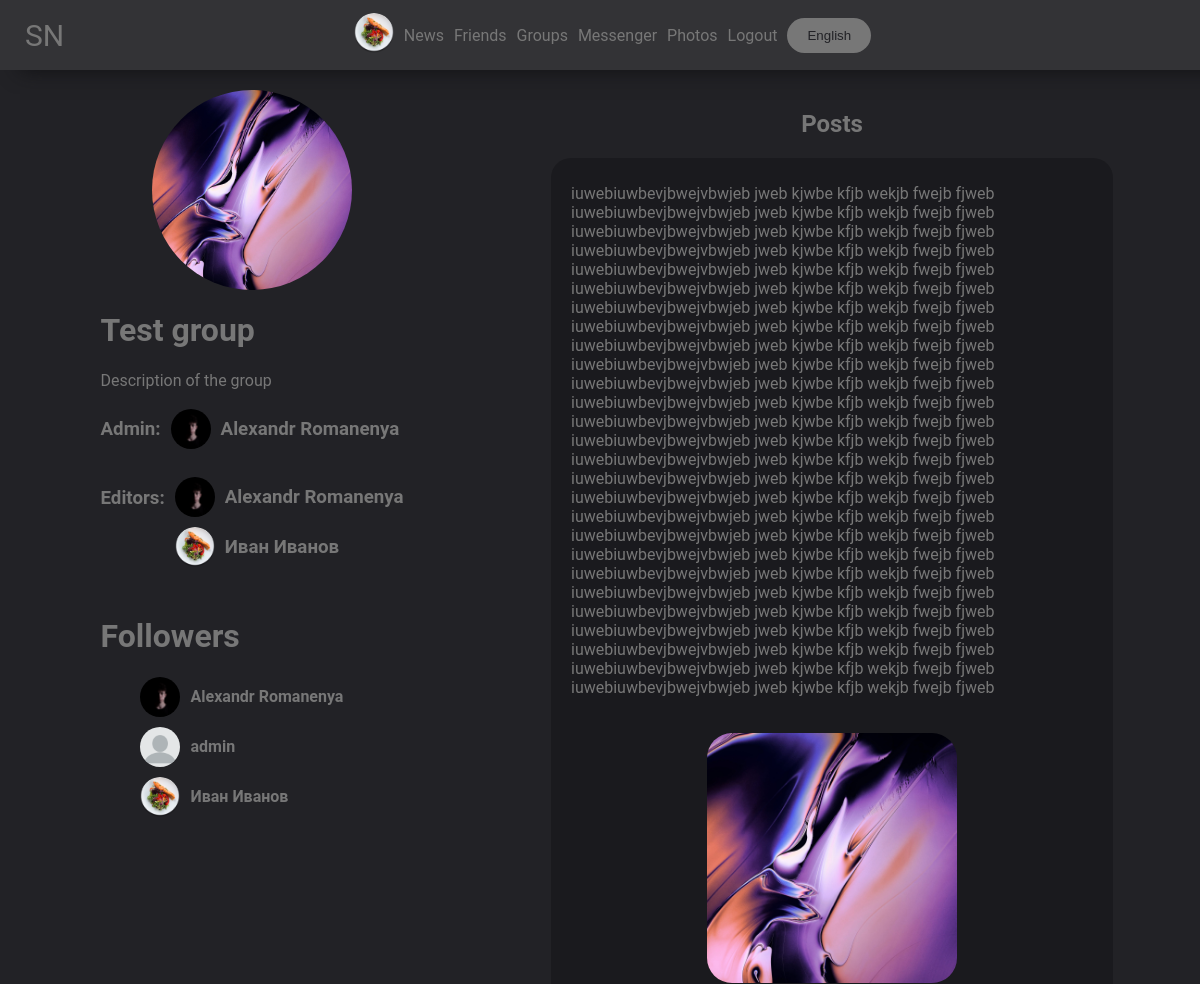
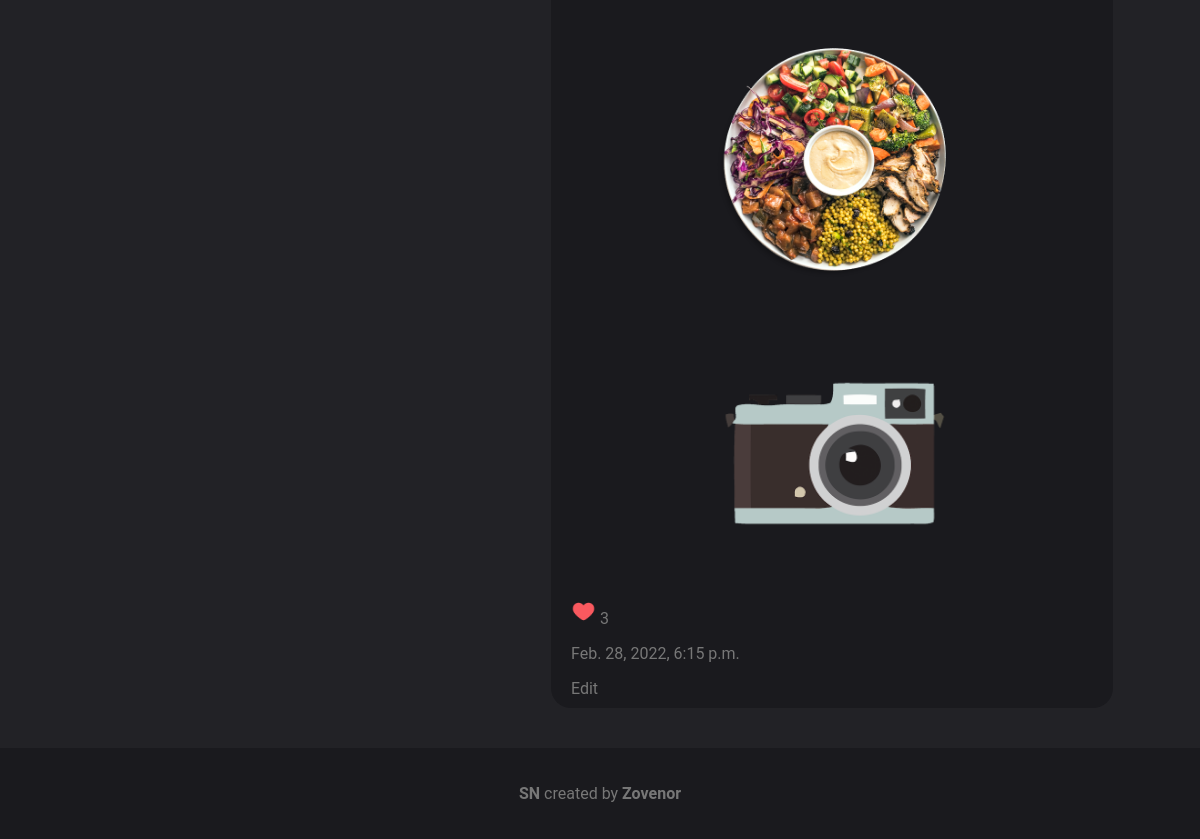
Page /test_group (signed in) on the committed database (2 pictures, top to bottom).
### mainpage/models.py (models this page shows, shortened)
class UserDetail(models.Model):
    user = models.ForeignKey(User, on_delete=models.CASCADE)
    age = models.DateField(null=True, blank=True)
    photo = models.ForeignKey(Photo, on_delete=models.SET_NULL, null=True, blank=True)
    permissions = models.CharField(max_length=10, default="public")
    country = models.CharField(max_length=100, null=True, blank=True)
    city = models.CharField(max_length=100, null=True, blank=True)
    sex = models.CharField(max_length=10, choices=(('male', 'male'), ('female', 'female'), ('None', 'None')),
                           default=('None', 'None'))
    def get_photo(self):
        if self.photo:
            return self.photo
        else:
            return settings.STATIC_URL + "/mainpage/img/user.png"

class Photo(models.Model):
    photo = models.ImageField(upload_to='photos')
    date = models.DateTimeField(auto_now=True)
    user = models.ForeignKey(User, on_delete=models.SET_NULL, null=True)
    permissions = models.CharField(max_length=10, default="public")
    def __str__(self):
        return self.photo.url

class Group(models.Model):
    followers = models.ManyToManyField(UserDetail, related_name="followers")
    name = models.CharField(max_length=250)
    description = models.TextField(null=True, blank=True)
    groupname = models.CharField(max_length=100, unique=True)
    photo = models.ForeignKey(Photo, on_delete=models.SET_NULL, null=True, blank=True)
    admin = models.ForeignKey(UserDetail, on_delete=models.SET_NULL, null=True, blank=True)
    editors = models.ManyToManyField(UserDetail, related_name="editors")
    def get_photo(self):
        if self.photo:
            return self.photo
        else:
            return settings.STATIC_URL + "/mainpage/img/group.jpg"

class Post(models.Model):
    author = models.CharField(max_length=100, null=True, blank=True)
    text = models.TextField()
    photos = models.ManyToManyField(Photo, related_name="photos")
    pinned = models.BooleanField(default=False)
    date = models.DateTimeField(auto_now=True)
    likes = models.ManyToManyField(UserDetail)
    def count_likes(self):
        return self.likes.count()

### mainpage/views.py (the view, shortened to what this page needs)
# urls.py: path('<str:name>', views.AccountView.as_view()),
class AccountView(View):
    def get(self, request, name):
        return AccountIDView.get(self, request, name=name)

### mainpage/views.py (called while the page is built)
def base(func):
    def wrapper(self, request, content={}, *args, **kwargs):
        if request.user.is_authenticated:
            content.update({'your_user': UserDetail.objects.get(user=request.user)})
        return func(self, request, content=content, **kwargs)
    return wrapper

def get_wordlist(request):
    langs_list = {
        'en': langs.EN,
        'ru': langs.RU,
    }
    if 'lang' in request.COOKIES:
        lang = request.COOKIES['lang']
        try:
            return langs_list[lang]
        except:
            return langs_list['en']
    else:
        return langs_list['en']

### mainpage/templates/mainpage/group.html (shortened to what this page needs)
{% extends 'mainpage/base.html' %}
{% load static %}
{% block content %}
    <link rel="stylesheet" href="{% static 'mainpage/group.css' %}">
    <div class="group">
        {% if edit == True %}
            <form method="POST" enctype="multipart/form-data">
                {% csrf_token %}
                <div style="background-image: url('{{ group.get_photo }}')" class="group_photo"></div>
                <p><input name="photo" accept="image/*,image/jpeg" type="file"></p>
                <a href="?choose_photo=True" class="button">Choose a photo</a>
                <a href="?rm_photo=True" class="button">Remove the photo</a>
                <p><input name="name" value="{{ group.name }}"></p>
                <textarea name="description">{{ group.description }}</textarea>
                <h3 style="display: flex; align-items: center;">
                    <span>{{ list.admin }}:</span>
                    <select name="admin">
                        {% for el in editors %}
                            <option {% if el == group.admin %}selected{% endif %}
                                    value="{{ el.user.username }}">{{ el.user.first_name }} {{ el.user.last_name }}
                                ({{ el.user }})
                            </option>
                        {% endfor %}
                    </select>
                </h3>
                <h3 style="display: flex; align-items: center;">
                    <span>{{ list.editors }} ({{ list.del_editor }}):</span>
                    <select name="editors" multiple>
                        {% for el in editors %}
                            <option value="{{ el.user.username }}">{{ el.user.first_name }} {{ el.user.last_name }}
                                ({{ el.user }})
                            </option>
                        {% endfor %}
                    </select>
                </h3>
                <h3 style="display: flex; align-items: center;">
                    <span>{{ list.editors }} ({{ list.add_editor }}):</span>
                    <select name="add_editors" multiple>
                        {% for el in add_editors %}
                            <option value="{{ el.user.username }}">{{ el.user.first_name }} {{ el.user.last_name }}
                                ({{ el.user }})
                            </option>
                        {% endfor %}
                    </select>
                </h3>
                <input class="button" value="{{ list.save }}" type="submit">
            </form>
        {% else %}
            <div style="background-image: url('{{ group.get_photo }}')" class="group_photo"></div>
            <div class="info">
                <h1 class="name_of_group">{{ group.name }}</h1>
                <p class="description">{{ group.description }}</p>
                <h3 style="display: flex; align-items: center;">
                    <span>{{ list.admin }}:</span>
                    <a class="admin" href="/{{ group.admin.user.username }}">
                        <div style="background-image: url('{{ group.admin.get_photo }}')" class="admin_img"></div>
                        <b class="admin_name">{{ group.admin.user.first_name }} {{ group.admin.user.last_name }}</b>
                    </a>
                </h3>
                <h3 style="display: flex;">
                    <span style="margin-top: 20px">{{ list.editors }}:</span>
                    <ul class="editors">
                        {% for el in editors %}
                            <li>
                                <a class="editor" href="/{{ el.user.username }}">
                                    <div style="background-image: url('{{ el.get_photo }}')" class="admin_img"></div>
                                    <b class="admin_name">{{ el.user.first_name }} {{ el.user.last_name }}</b>
                                </a>
                            </li>
                        {% endfor %}
                    </ul>
                </h3>
                <h1>{{ list.followers }}</h1>
                <section class="followers">
                    <ul>
                        {% for el in followers %}
                            <li><a class="fol" href="/{{ el.user.username }}">
                                <div style="background-image: url('{{ el.get_photo }}')" class="fol_img"></div>
                                <b class="group_name">{{ el.user.first_name }} {{ el.user.last_name }}</b></a></li>
                        {% endfor %}
                    </ul>
                </section>
            </div>
        {% endif %}
    </div>
    <section class="posts">
        <h1>{{ list.posts }}</h1>
        {% if posts or pinned_posts %}
            {% for el in posts %}
                <div class="post" id="post{{ el.id }}">
                    <p class="text">{{ el.text }}</p>
                    <div class="photos">
                        {% for photo in el.photos.all %}
                            <div class="photo" style="background-image: url('{{ photo }}')"></div>
                        {% endfor %}
                    </div>
                    <div onclick="like({{ el.id }})" class="like_img" id="like_img_{{ el.id }}">
                        {% if your_user in el.likes.all %}
                            <img width="25px" src="{% static 'mainpage/img/like.png' %}">
                        {% else %}
                            <img style="filter: invert(1); opacity: 0.75" width="25px"
                                 src="{% static 'mainpage/img/no-like.png' %}">
                        {% endif %}
                        <span class="like" id="like_{{ el.id }}">{{ el.count_likes }}</span>
                    </div>
                    <p class="date">{{ el.date }}</p>
                    {% if permissions_post == True %}
                        <a href="/edit_post?post={{ el.id }}&url={{ request.path }}">{{ list.edit_post }}</a>
                    {% endif %}
                </div>
            {% endfor %}
        {% else %}
            {{ list.no_posts }}
        {% endif %}
    </section>
{% endblock %}

### mainpage/templates/mainpage/base.html (shortened to what this page needs)
<!doctype html>
{% load static %}
<html lang="en">
<head>
    <link rel="stylesheet" href="{% static "mainpage/base.css" %}">
</head>
<body>
<header>
    <a class="NAME" href="/">{{ list.NAME }}</a>
    {% if user.is_authenticated %}
        <a href="/account"><img width="40px" style="border-radius: 999px" src="{{ your_user.get_photo }}"></a>
        <a href="/news">{{ list.news }}</a>
        <a href="/friends">{{ list.Friends }}</a>
        <a href="/groups">{{ list.groups }}</a>
        <a href="/messenger/">{{ list.messenger }}</a>
        <a href="/photos">{{ list.photos }}</a>
        <a href="/logout?url={{ request.path }}">{{ list.LogOut }}</a>
    {% endif %}
    <button style="margin-left: 5px" class="button choose_lang" onclick="choose_lang()">{{ list.choose_lang }}</button>
</header>
<main>
    {% block content %}
{% endblock %}
</main>
<footer>
    <p><a href="https://github.com/zovenor/social_network"><b>{{ list.NAME }}</b></a> {{ list.created_by }} <a href="https://github.com/zovenor"><b>Zovenor</b></a></p>
</footer>
</body>
</html>

### mainpage/static/mainpage/base.css (style rules this page uses)
body { padding: 0; margin: 0; background: #222226; color: #777; font-family: "Roboto", "Lucida Grande", Verdana, Arial, sans-serif; min-height: 100vh; display: flex; flex-flow: column; }
header { background: #333336; padding: 10px; color: #FFF; display: flex; align-items: center; justify-content: center; position: fixed; width: 100vw; height: 50px; left: 0; top: 0; z-index: 999; box-shadow: 20px 0px 20px #111113; }
.NAME { position: fixed; left: 20px; font-size: 30px; }
header a { text-decoration: none; margin: 5px; color: #777; }
main { padding: 20px; padding-top: 90px; }
main a { text-decoration: none; color: #777; }
li { list-style-type: none; }
.button { border-color: #777; border-width: 2px; border-style: solid; border-radius: 999px; padding: 10px; transition: .5s; color: #777; background-color: #222226; width: fit-content; padding-left: 20px; padding-right: 20px; }
.choose_lang { border: 0px; background-color: #777; color: #222226; }
footer { background-color: #1a1a1e; padding: 20px; display: flex; justify-content: center; align-items: center; margin-top: auto; }
footer a { text-decoration: none; color: #777; }

### mainpage/static/mainpage/group.css (style rules this page uses)
.fol_img { width: 40px; height: 40px; border-radius: 999px; background-position: center; background-repeat: no-repeat; background-size: cover; }
.fol { display: flex; flex-flow: row; margin-bottom: 20px; align-items: center; }
.fol_img { margin-right: 10px; }
.admin, .editor { display: flex; align-items: center; margin-left: 10px; }
.admin_img { width: 40px; height: 40px; background-size: cover; background-repeat: no-repeat; background-position: center; border-radius: 999px; margin-right: 10px; }
.group_photo { width: 200px; height: 200px; background-repeat: no-repeat; background-position: center; background-size: cover; border-radius: 999px; }
.editors { display: flex; flex-flow: column; margin-top: 10px; padding: 0; }
.photo { width: 350px; height: 350px; background-position: center; background-size: cover; background-repeat: no-repeat; border-radius: 999px; margin: 20px; }
.photos { display: flex; justify-content: center; flex-wrap: wrap; }
.editor, .fol { margin-bottom: 10px; }
.group { margin-right: auto; display: flex; flex-flow: column; align-items: center; width: 40%; }
main { display: flex; }
.posts { display: flex; flex-flow: column; width: 60%; align-items: center; }
.post { width: 75%; background-color: #1a1a1e; padding: 10px 20px 10px 20px; border-radius: 20px; margin-bottom: 20px; }
.photo { width: 250px; height: 250px; background-repeat: no-repeat; background-size: cover; background-position: center; border-radius: 25px; margin: 20px; }
.like_img { cursor: pointer; }

### rows in the picture
UserDetail: get_photo (picture), user.first_name "Иван", user.last_name "Иванов"
Group: get_photo (picture), name "Test group", description "Description of the group", admin.get_photo (picture), admin.user.first_name "Alexandr", admin.user.last_name "Romanenya"
UserDetail: get_photo (picture), user.first_name "Alexandr", user.last_name "Romanenya"
UserDetail: shows a picture, user.first_name "admin"
Post: text "iuwebiuwbevjbwejvbwjeb jweb kjwbe kfjb wekjb fwejb fjweb iuwebiuwbevjbwejvbwjeb jweb kjwbe kfjb wekjb fwejb fjweb iuwebiuwbevjbwejvbwjeb jweb kjwbe kfjb wekjb fwejb fjweb iuwebiuwbevjbwejvbwjeb jweb kjwbe kfjb wekjb fwejb fjweb iuwebiuwbevjbwejvbwjeb jweb kjwbe kfjb wekjb fwejb fjweb iuwebiuwbevjbwejvbwjeb jweb kjwbe kfjb wekjb fwejb fjweb iuwebiuwbevjbwejvbwjeb jweb kjwbe kfjb wekjb fwejb fjweb iuwebiuwbevjbwejvbwjeb jweb kjwbe kfjb wekjb fwejb fjweb iuwebiuwbevjbwejvbwjeb jweb kjwbe kfjb wekjb fwejb fjweb iuwebiuwbevjbwejvbwjeb jweb kjwbe kfjb wekjb fwejb fjweb iuwebiuwbevjbwejvbwjeb jweb kjwbe kfjb wekjb fwejb fjweb iuwebiuwbevjbwejvbwjeb jweb kjwbe kfjb wekjb fwejb fjweb…", count_likes "3", date "Feb. 28, 2022, 6:15 p.m.", edit_post "Edit"
Photo: photo (picture)
Photo: photo (picture)
Photo: photo (picture)

### other values in the picture
{{ list.NAME }} "SN"
{{ list.news }} "News"
{{ list.Friends }} "Friends"
{{ list.groups }} "Groups"
{{ list.messenger }} "Messenger"
{{ list.photos }} "Photos"
{{ list.LogOut }} "Logout"
{{ list.choose_lang }} "English"
{{ list.admin }} "Admin"
{{ list.editors }} "Editors"
{{ list.followers }} "Followers"
{{ list.posts }} "Posts"
{{ list.created_by }} "created by"
